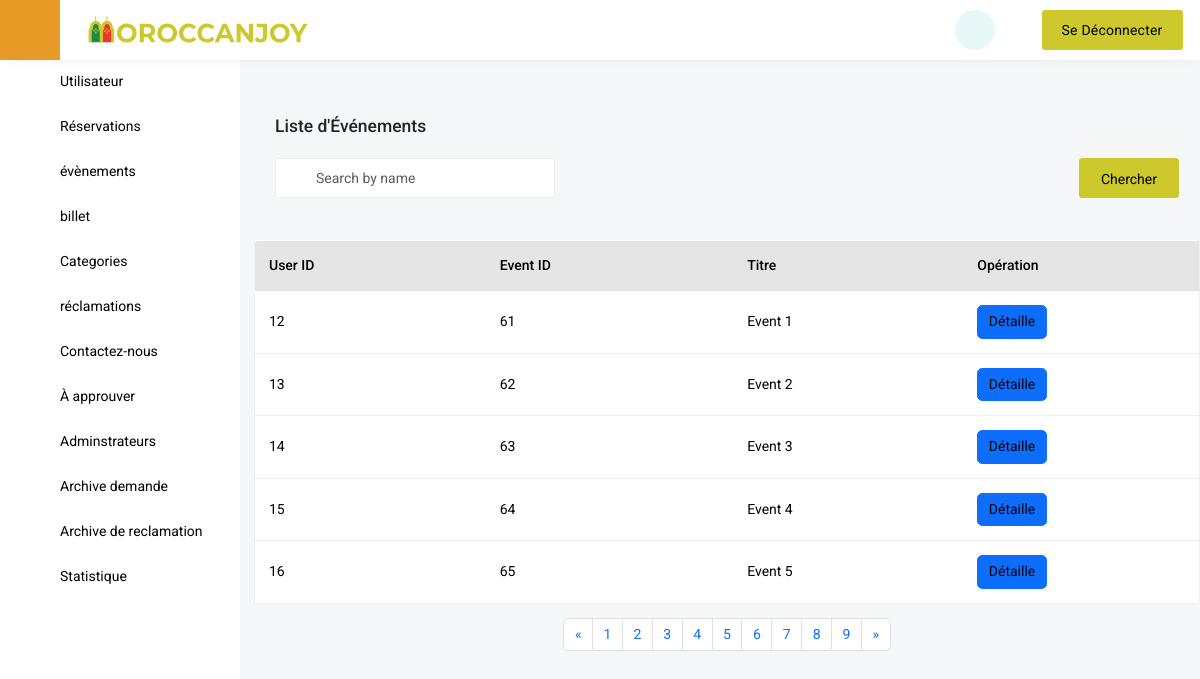
Page /Events.php (signed in) on the committed database.
### tables this page shows
CREATE TABLE `event` (
  `E_id` int(11) NOT NULL,
  `Titre` varchar(100) DEFAULT NULL,
  `Description` varchar(200) NOT NULL,
  `Image` varchar(500) NOT NULL,
  `Heure_debut` time NOT NULL,
  `Date_debut` date NOT NULL,
  `Heure_fin` time NOT NULL,
  `Prix_ticket` float NOT NULL,
  `Nombre_tickets` int(11) NOT NULL,
  `Ville` varchar(30) NOT NULL,
  `Zip_code` varchar(30) NOT NULL,
  `Categorie_id` int(11) DEFAULT NULL,
  `User_id` int(11) NOT NULL,
  `adress1` varchar(200) NOT NULL,
  `adress2` varchar(200) NOT NULL,
  `vue` int(11) DEFAULT 0
);

### Events.php (the view, shortened to what this page needs)
<!DOCTYPE html>
<html lang="en" class="h-100">
	<head>
		<link href='vendor/unicons-2.0.1/css/unicons.css' rel='stylesheet'>
		<link href="css/style.css" rel="stylesheet">
		<link href="css/vertical-responsive-menu.min.css" rel="stylesheet">
		<link href="css/datepicker.min.css" rel="stylesheet">
		<link href="css/responsive.css" rel="stylesheet">
		<link href="css/night-mode.css" rel="stylesheet">
		<link href="vendor/fontawesome-free/css/all.min.css" rel="stylesheet">
		<link href="vendor/OwlCarousel/assets/owl.carousel.css" rel="stylesheet">
		<link href="vendor/OwlCarousel/assets/owl.theme.default.min.css" rel="stylesheet">
		<link href="vendor/bootstrap/css/bootstrap.min.css" rel="stylesheet">
		<link href="vendor/bootstrap-select/dist/css/bootstrap-select.min.css" rel="stylesheet">
	</head>
    <body class="d-flex flex-column h-100">
    <header class="header">
		<div class="header-inner">
			<nav class="navbar navbar-expand-lg bg-barren barren-head navbar fixed-top justify-content-sm-start pt-0 pb-0 ps-lg-0 pe-2">
				<div class="container-fluid ps-0">
					<button id="collapse_menu" class="collapse_menu me-4">
						<i class="fa-solid fa-bars collapse_menu--icon "></i>
						<span class="collapse_menu--label"></span>
					</button>
					<a class="navbar-brand order-1 order-lg-0 ml-lg-0 ml-2 me-auto" href="index.php">
						<div class="main-logo" id="logo">
							<img src="images/logo.svg" alt="">
						</div>
					</a>
                    <div class="right-header order-2">
                        <ul class="align-self-stretch">
                        <li>
                        <div class="night_mode_switch__btn">
                            <div id="night-mode" class="fas fa-moon fa-sun"></div>
							<li style="list-style: none;">
								<a href="sign-out-admin.php" class="create-btn btn-hover">
									<span>Se déconnecter</span>
								</a>
							</li>
                        </div>
                    </ul>
                    </li></div>
				</div>
			</nav>
		</div>
	</header>
	<?php include 'include/VerticaleNav.php' ?>
<form action="" method="post">
<div class="wrapper wrapper-body">
	<div class="dashboard-wrap-content p-4">
		<h5 class="mb-4">Liste d'Événements</h5>
		<div class="d-md-flex flex-wrap align-items-center">
			<div class="dashboard-date-wrap">
				<div class="form-group">
					<div class="relative-input position-relative">
						<input class="form-control h_40" type="text" placeholder="Search by name" value="" name="crs">
						<i class="uil uil-search"></i>
					</div>
				</div>
			</div>
			<div class="ocard-right">
				<button class="pe-4 ps-4 main-btn h_40 w-100" type="submit" name="sear">Chercher</button>
			</div>
		</div>
	</div>
	<div class="tab-content">
		<div class="tab-pane fade active show" id="overview-tab" role="tabpanel">
			<div class="table-card mt-4">
				<div class="main-table">
					<div class="table-responsive">
					<?php
					require_once "connect/DataBase.php";
					$sqlState = $connection->prepare("SELECT * FROM `event`");
										$sqlState->execute();
										$np=$sqlState->rowCount();
										$nnp=5;
										$tp=ceil($np/$nnp);?>
						<table class="table">
							<thead class="thead-dark">
								<tr>
                                    <th scope="col">User ID</th>
									<th scope="col">Event ID</th>
									<th scope="col">Titre</th>
									<th scope="col" colspan="3" class="w-25">Opération</th>
								</tr>
							</thead>
							<tbody>
							<?php
							if(isset($_POST['sear'])){
								require_once "connect/DataBase.php";
								$sr = $_POST['crs'];
								$demandes= $connection->query("SELECT * FROM event WHERE E_id like '%$sr%' or Titre like '%$sr%' or `Description` like '%$sr%' or Date_debut like '%$sr%' or Heure_debut like '%$sr%' or Heure_fin like '%$sr%' or Nombre_tickets like '%$sr%'or adress1 like '%$sr%' or adress2 like '%$sr%' or Ville like '%$sr%' or Zip_code like '%$sr%' or Categorie_id like '%$sr%'")->fetchAll(PDO::FETCH_ASSOC);
								foreach($demandes as $demande){
							?>
<tr>
                                <td><?php echo $demande['User_id']?></td>
									<td><?php echo $demande['E_id']?></td>
									<td><?php echo $demande['Titre']?></td>
									<td><span class="action-btn btn btn-primary"><a href="Event_detaille.php?id=<?php echo $demande['E_id']?>" >Détaille</a></span></td>
                                    <td><span class="action-btn "><a href="deleteevent.php?id=<?php echo $demande['E_id']?>" onclick= "return confirm( 'Voulez vous vraiment supprimer le eent <?php echo $demande['E_id']?>' );"><i class="fa-solid fa-trash-can " style="color: red;"></i></a>
									<td><span class="action-btn"><a href="event_update.php?id=<?php echo $demande['E_id']?>"><i class="fa-solid fa-pen-to-square" style="color: blue;"></i></a></span></td></td>
								</tr>
								<?php
																		}
																	?>
	<?php
						}else{
						?>
							<?php
								require_once "connect/DataBase.php";
						$demandes= $connection->query('SELECT * FROM `event`')->fetchAll(PDO::FETCH_ASSOC);
						if(isset($_GET['page'])){
							$page=$_GET['page'];
						}else {
							if(isset($_GET['next'])){
								if($_GET['next']==$tp){
									$page=$tp;
								}
							}else{
								$page=1;
							}
						}
						$slimt=($page-1)*$nnp;
						$demandes= $connection->query("SELECT * FROM `event` limit $slimt,$nnp ")->fetchAll(PDO::FETCH_ASSOC);
						foreach($demandes as $demande){ ?>
								<tr>
                                <td><?php echo $demande['User_id']?></td>
									<td><?php echo $demande['E_id']?></td>
									<td><?php echo $demande['Titre']?></td>
									<td><span class="action-btn btn btn-primary"><a href="Event_detaille.php?id=<?php echo $demande['E_id']?>" >Détaille</a></span></td>
                                    <td><span class="action-btn "><a href="deleteevent.php?id=<?php echo $demande['E_id']?>" onclick= "return confirm( 'Voulez vous vraiment supprimer le eent <?php echo $demande['E_id']?>' );"><i class="fa-solid fa-trash-can " style="color: red;"></i></a>
									<td><span class="action-btn"><a href="event_update.php?id=<?php echo $demande['E_id']?>"><i class="fa-solid fa-pen-to-square" style="color: blue;"></i></a></span></td></td>
								</tr>
                                <?php
																		}
																	?>
									<?php
																		}
																	?>
							</tbody>
						</table>
					</div>
				</div>
			</div>
		</div>
    </div>
	<div class="container my-3 d-flex justify-content-center">
<nav aria-label="Page navigation example">
  <ul class="pagination">
    <li class="page-item">
      <a class="page-link"href="Events.php?pre=<?php echo $page?>" aria-label="Previous">
        <span aria-hidden="true">&laquo;</span>
      </a>
    </li>
	<?php
										for($btn=1;$btn<=$tp;$btn++){
											?>
    <li class="page-item"><a class="page-link"href="Events.php?page=<?php echo $btn?>"><?php echo $btn?></a></li>
	<?php
										}
										?>
    <li class="page-item">
      <a class="page-link" href="Events.php?next=<?php echo $page?>" aria-label="Next">
        <span aria-hidden="true">&raquo;</span>
      </a>
    </li>
  </ul>
</nav>
</div>
</div>
</form>
</body>

### rows in the picture
event: User "12", E_id "61", Titre "Event 1"
event: User "13", E_id "62", Titre "Event 2"
event: User "14", E_id "63", Titre "Event 3"
event: User "15", E_id "64", Titre "Event 4"
event: User "16", E_id "65", Titre "Event 5"
